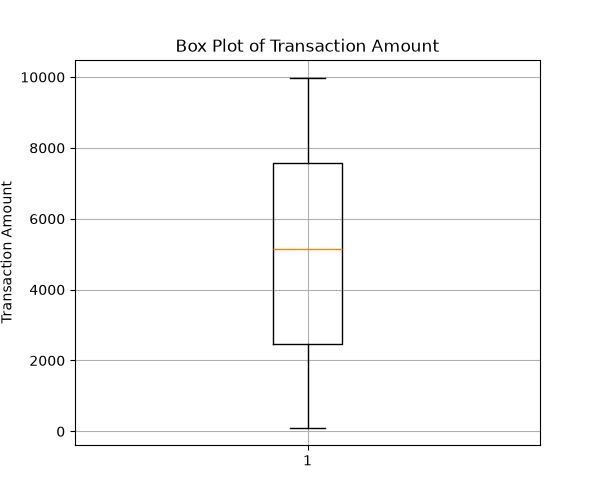

The script that saved this image:
from pathlib import Path
import pandas as pd
import matplotlib.pyplot as plt

df = pd.read_csv(r"C:\Users\adity\Downloads\faym\sql\dataset\transactions.csv")

plt.figure(figsize=(6,5))
plt.boxplot(df["transaction_amt"], vert=True)

plt.title("Box Plot of Transaction Amount")
plt.ylabel("Transaction Amount")

plt.grid(True)
plt.savefig(r"C:\Users\adity\Downloads\faym-agent\sql-analysis\charts\box_plot.png")
plt.show()
